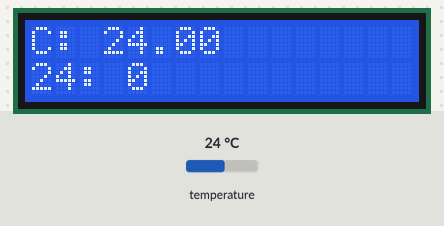
Recording of a sketch running on a simulated Arduino Uno, built with avr-gcc and run on an emulated ATmega328P. On the bench: 16×2 character LCD. The test bench sets the inputs (shaded band); at power-on: temperature 24 °C.

Above: at 1.2 s.
1.3 s: temperature set to 12 °C
At 12.8 s:
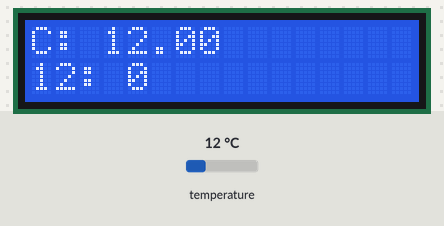
13.1 s: temperature set to 19 °C
At 23.5 s:
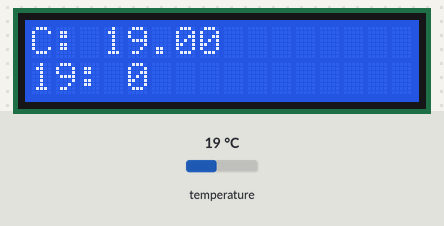
23.8 s: temperature set to 28 °C
At 34.2 s:
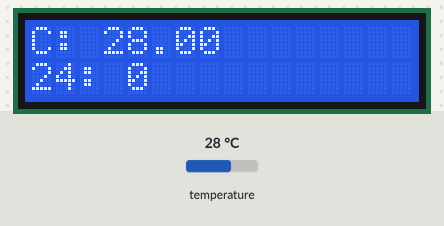
Timing chart, 0 to 35.7 s (numbered marks = the images above; inputs shaded):
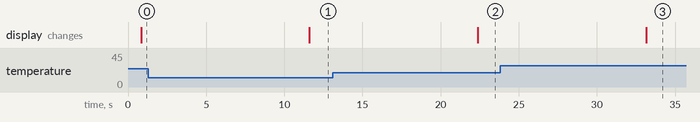

The sketch:

TempAggr.ino
```cpp
#include <LiquidCrystal.h>
#include <OneWire.h>
#include <DallasTemperature.h>

#define ONE_WIRE_BUS 13

LiquidCrystal lcd(7, 8, 9, 10, 11 , 12);

OneWire oneWire(ONE_WIRE_BUS);
DallasTemperature sensors(&oneWire);

float Celcius=0;
float Fahrenheit=0;

#define MIN_TEMP -40
#define NUM_DEGS 81
#define DEL_MLLS 10000
#define MINUTE_DIVIDEND 6

long Temperatures[NUM_DEGS];
int currentDisplayIdx = 0;

void setup() {
  sensors.begin();

  lcd.begin(16, 2);
  lcd.setCursor(0,0);
  lcd.write("");
  lcd.setCursor(0,1);
  lcd.write("");

  for (int idx = 0; idx < NUM_DEGS; idx++)
  {
    Temperatures[idx] = 0;
  }
}

void loop() {
  //read current temperature
  sensors.requestTemperatures();
  Celcius=sensors.getTempCByIndex(0);

  //get floored temperature for aggregation
  int temperature = floor(Celcius);
  int idx = temperature - MIN_TEMP;
  Temperatures[idx] = Temperatures[idx] + 1;

  //display current temperature
  String lineOne = "C: " + String(Celcius);
  int lengthOne = lineOne.length() + 1;
  char charArrOne[lengthOne];
  lineOne.toCharArray(charArrOne, lengthOne);

  //find next temperature to display
  while(Temperatures[currentDisplayIdx] == 0)
  {
    currentDisplayIdx++;
    //reset if needed
    if (currentDisplayIdx >= NUM_DEGS)
    {
      currentDisplayIdx = 0;
    }
  }
  //calculate the minutes for that temp
  int minutes = ceil(Temperatures[currentDisplayIdx] / MINUTE_DIVIDEND);
  int idxTemp = MIN_TEMP + currentDisplayIdx;

  //display minutes for current idx
  String lineTwo = String(idxTemp) + ": " + String(minutes);
  int lengthTwo = lineTwo.length() + 1;
  char charArrTwo[lengthTwo];
  lineTwo.toCharArray(charArrTwo, lengthTwo);


  //do actual lcd display work
  lcd.setCursor(0,0);
  lcd.write(charArrOne);
  lcd.setCursor(0,1);
  lcd.write(charArrTwo);

  //delay designated time
  delay(DEL_MLLS);

  //move on
  currentDisplayIdx++;
  //reset if needed
  if (currentDisplayIdx >= NUM_DEGS)
  {
    currentDisplayIdx = 0;
  }
}
```

Measured:
- after the input at 1.3 s, the display: changes after 10.3 s (image 1)
- after the input at 13.1 s, the display: changes after 9.3 s (image 2)
- after the input at 23.8 s, the display: changes after 9.3 s (image 3)
